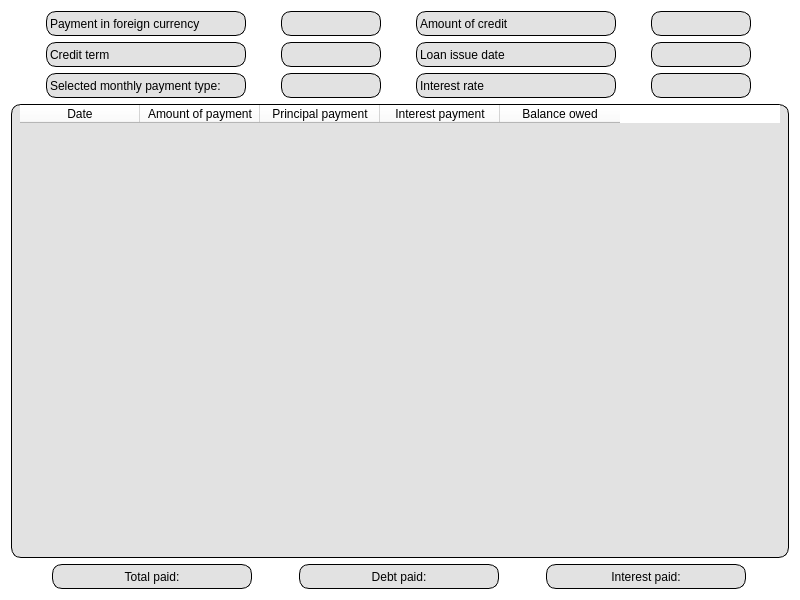
<?xml version="1.0" encoding="UTF-8"?>
<ui version="4.0">
 <class>s21_credit_table</class>
 <widget class="QWidget" name="s21_credit_table">
  <property name="geometry">
   <rect>
    <x>0</x>
    <y>0</y>
    <width>800</width>
    <height>600</height>
   </rect>
  </property>
  <property name="minimumSize">
   <size>
    <width>800</width>
    <height>600</height>
   </size>
  </property>
  <property name="windowTitle">
   <string>Form</string>
  </property>
  <property name="styleSheet">
   <string notr="true">background-color: rgb(255, 255, 255);</string>
  </property>
  <layout class="QVBoxLayout" name="verticalLayout">
   <item>
    <layout class="QHBoxLayout" name="info_layout_1">
     <property name="spacing">
      <number>0</number>
     </property>
     <item>
      <widget class="QLabel" name="currency_info">
       <property name="sizePolicy">
        <sizepolicy hsizetype="Fixed" vsizetype="Fixed">
         <horstretch>0</horstretch>
         <verstretch>0</verstretch>
        </sizepolicy>
       </property>
       <property name="minimumSize">
        <size>
         <width>200</width>
         <height>25</height>
        </size>
       </property>
       <property name="maximumSize">
        <size>
         <width>200</width>
         <height>25</height>
        </size>
       </property>
       <property name="styleSheet">
        <string notr="true">border-radius: 10px;
background-color: rgb(226, 226, 226);
color:black;
border: 1px solid black;</string>
       </property>
       <property name="text">
        <string>Payment in foreign currency</string>
       </property>
      </widget>
     </item>
     <item>
      <widget class="QLabel" name="currency_select">
       <property name="sizePolicy">
        <sizepolicy hsizetype="Fixed" vsizetype="Fixed">
         <horstretch>0</horstretch>
         <verstretch>0</verstretch>
        </sizepolicy>
       </property>
       <property name="minimumSize">
        <size>
         <width>50</width>
         <height>25</height>
        </size>
       </property>
       <property name="maximumSize">
        <size>
         <width>100</width>
         <height>25</height>
        </size>
       </property>
       <property name="styleSheet">
        <string notr="true">border-radius: 10px;
background-color: rgb(226, 226, 226);
color:black;
border: 1px solid black;</string>
       </property>
       <property name="text">
        <string/>
       </property>
       <property name="alignment">
        <set>Qt::AlignCenter</set>
       </property>
      </widget>
     </item>
     <item>
      <widget class="QLabel" name="amount_info">
       <property name="sizePolicy">
        <sizepolicy hsizetype="Fixed" vsizetype="Fixed">
         <horstretch>0</horstretch>
         <verstretch>0</verstretch>
        </sizepolicy>
       </property>
       <property name="minimumSize">
        <size>
         <width>200</width>
         <height>25</height>
        </size>
       </property>
       <property name="maximumSize">
        <size>
         <width>200</width>
         <height>25</height>
        </size>
       </property>
       <property name="styleSheet">
        <string notr="true">border-radius: 10px;
background-color: rgb(226, 226, 226);
color:black;
border: 1px solid black;</string>
       </property>
       <property name="text">
        <string>Amount of credit</string>
       </property>
      </widget>
     </item>
     <item>
      <widget class="QLabel" name="amount_select">
       <property name="sizePolicy">
        <sizepolicy hsizetype="Fixed" vsizetype="Fixed">
         <horstretch>0</horstretch>
         <verstretch>0</verstretch>
        </sizepolicy>
       </property>
       <property name="minimumSize">
        <size>
         <width>50</width>
         <height>25</height>
        </size>
       </property>
       <property name="maximumSize">
        <size>
         <width>100</width>
         <height>25</height>
        </size>
       </property>
       <property name="styleSheet">
        <string notr="true">border-radius: 10px;
background-color: rgb(226, 226, 226);
color:black;
border: 1px solid black;</string>
       </property>
       <property name="text">
        <string/>
       </property>
       <property name="alignment">
        <set>Qt::AlignCenter</set>
       </property>
      </widget>
     </item>
    </layout>
   </item>
   <item>
    <layout class="QHBoxLayout" name="info_layout_2">
     <property name="spacing">
      <number>0</number>
     </property>
     <item>
      <widget class="QLabel" name="term_info">
       <property name="sizePolicy">
        <sizepolicy hsizetype="Fixed" vsizetype="Fixed">
         <horstretch>0</horstretch>
         <verstretch>0</verstretch>
        </sizepolicy>
       </property>
       <property name="minimumSize">
        <size>
         <width>200</width>
         <height>25</height>
        </size>
       </property>
       <property name="maximumSize">
        <size>
         <width>200</width>
         <height>25</height>
        </size>
       </property>
       <property name="styleSheet">
        <string notr="true">border-radius: 10px;
background-color: rgb(226, 226, 226);
color:black;
border: 1px solid black;</string>
       </property>
       <property name="text">
        <string>Credit term</string>
       </property>
      </widget>
     </item>
     <item>
      <widget class="QLabel" name="term_select">
       <property name="sizePolicy">
        <sizepolicy hsizetype="Fixed" vsizetype="Fixed">
         <horstretch>0</horstretch>
         <verstretch>0</verstretch>
        </sizepolicy>
       </property>
       <property name="minimumSize">
        <size>
         <width>50</width>
         <height>25</height>
        </size>
       </property>
       <property name="maximumSize">
        <size>
         <width>100</width>
         <height>25</height>
        </size>
       </property>
       <property name="styleSheet">
        <string notr="true">border-radius: 10px;
background-color: rgb(226, 226, 226);
color:black;
border: 1px solid black;</string>
       </property>
       <property name="text">
        <string/>
       </property>
       <property name="alignment">
        <set>Qt::AlignCenter</set>
       </property>
      </widget>
     </item>
     <item>
      <widget class="QLabel" name="loan_info">
       <property name="sizePolicy">
        <sizepolicy hsizetype="Fixed" vsizetype="Fixed">
         <horstretch>0</horstretch>
         <verstretch>0</verstretch>
        </sizepolicy>
       </property>
       <property name="minimumSize">
        <size>
         <width>200</width>
         <height>25</height>
        </size>
       </property>
       <property name="maximumSize">
        <size>
         <width>200</width>
         <height>25</height>
        </size>
       </property>
       <property name="styleSheet">
        <string notr="true">border-radius: 10px;
background-color: rgb(226, 226, 226);
color:black;
border: 1px solid black;</string>
       </property>
       <property name="text">
        <string>Loan issue date</string>
       </property>
      </widget>
     </item>
     <item>
      <widget class="QLabel" name="loan_select">
       <property name="sizePolicy">
        <sizepolicy hsizetype="Fixed" vsizetype="Fixed">
         <horstretch>0</horstretch>
         <verstretch>0</verstretch>
        </sizepolicy>
       </property>
       <property name="minimumSize">
        <size>
         <width>50</width>
         <height>25</height>
        </size>
       </property>
       <property name="maximumSize">
        <size>
         <width>100</width>
         <height>25</height>
        </size>
       </property>
       <property name="styleSheet">
        <string notr="true">border-radius: 10px;
background-color: rgb(226, 226, 226);
color:black;
border: 1px solid black;</string>
       </property>
       <property name="text">
        <string/>
       </property>
       <property name="alignment">
        <set>Qt::AlignCenter</set>
       </property>
      </widget>
     </item>
    </layout>
   </item>
   <item>
    <layout class="QHBoxLayout" name="info_layout_3">
     <property name="spacing">
      <number>0</number>
     </property>
     <item>
      <widget class="QLabel" name="type_info">
       <property name="sizePolicy">
        <sizepolicy hsizetype="Fixed" vsizetype="Fixed">
         <horstretch>0</horstretch>
         <verstretch>0</verstretch>
        </sizepolicy>
       </property>
       <property name="minimumSize">
        <size>
         <width>200</width>
         <height>25</height>
        </size>
       </property>
       <property name="maximumSize">
        <size>
         <width>200</width>
         <height>25</height>
        </size>
       </property>
       <property name="styleSheet">
        <string notr="true">border-radius: 10px;
background-color: rgb(226, 226, 226);
color:black;
border: 1px solid black;</string>
       </property>
       <property name="text">
        <string>Selected monthly payment type:</string>
       </property>
      </widget>
     </item>
     <item>
      <widget class="QLabel" name="type_select">
       <property name="sizePolicy">
        <sizepolicy hsizetype="Fixed" vsizetype="Fixed">
         <horstretch>0</horstretch>
         <verstretch>0</verstretch>
        </sizepolicy>
       </property>
       <property name="minimumSize">
        <size>
         <width>50</width>
         <height>25</height>
        </size>
       </property>
       <property name="maximumSize">
        <size>
         <width>100</width>
         <height>25</height>
        </size>
       </property>
       <property name="styleSheet">
        <string notr="true">border-radius: 10px;
background-color: rgb(226, 226, 226);
color:black;
border: 1px solid black;</string>
       </property>
       <property name="text">
        <string/>
       </property>
       <property name="alignment">
        <set>Qt::AlignCenter</set>
       </property>
      </widget>
     </item>
     <item>
      <widget class="QLabel" name="rate_info">
       <property name="sizePolicy">
        <sizepolicy hsizetype="Fixed" vsizetype="Fixed">
         <horstretch>0</horstretch>
         <verstretch>0</verstretch>
        </sizepolicy>
       </property>
       <property name="minimumSize">
        <size>
         <width>200</width>
         <height>25</height>
        </size>
       </property>
       <property name="maximumSize">
        <size>
         <width>200</width>
         <height>25</height>
        </size>
       </property>
       <property name="styleSheet">
        <string notr="true">border-radius: 10px;
background-color: rgb(226, 226, 226);
color:black;
border: 1px solid black;</string>
       </property>
       <property name="text">
        <string>Interest rate</string>
       </property>
      </widget>
     </item>
     <item>
      <widget class="QLabel" name="rate_select">
       <property name="sizePolicy">
        <sizepolicy hsizetype="Fixed" vsizetype="Fixed">
         <horstretch>0</horstretch>
         <verstretch>0</verstretch>
        </sizepolicy>
       </property>
       <property name="minimumSize">
        <size>
         <width>50</width>
         <height>25</height>
        </size>
       </property>
       <property name="maximumSize">
        <size>
         <width>100</width>
         <height>25</height>
        </size>
       </property>
       <property name="styleSheet">
        <string notr="true">border-radius: 10px;
background-color: rgb(226, 226, 226);
color:black;
border: 1px solid black;</string>
       </property>
       <property name="text">
        <string/>
       </property>
       <property name="alignment">
        <set>Qt::AlignCenter</set>
       </property>
      </widget>
     </item>
    </layout>
   </item>
   <item>
    <widget class="QTableWidget" name="table">
     <property name="sizePolicy">
      <sizepolicy hsizetype="Preferred" vsizetype="Preferred">
       <horstretch>0</horstretch>
       <verstretch>0</verstretch>
      </sizepolicy>
     </property>
     <property name="styleSheet">
      <string notr="true">QTableWidget::item:selected {
	background-color: rgb(175, 97, 33);
	color: rgb(255, 255, 255);
}

QTableWidget {
    border-radius: 10px;
    padding: 0 8px;
	background-color: rgb(226, 226, 226);
	color:black;
	color: rgb(0, 0, 0);
	gridline-color: rgb(0, 0, 0);
	border: 1px solid black;
}</string>
     </property>
     <property name="rowCount">
      <number>0</number>
     </property>
     <property name="columnCount">
      <number>5</number>
     </property>
     <attribute name="horizontalHeaderDefaultSectionSize">
      <number>120</number>
     </attribute>
     <attribute name="verticalHeaderDefaultSectionSize">
      <number>50</number>
     </attribute>
     <column>
      <property name="text">
       <string>Date</string>
      </property>
     </column>
     <column>
      <property name="text">
       <string>Amount of payment</string>
      </property>
     </column>
     <column>
      <property name="text">
       <string>Principal payment</string>
      </property>
     </column>
     <column>
      <property name="text">
       <string>Interest payment</string>
      </property>
     </column>
     <column>
      <property name="text">
       <string>Balance owed</string>
      </property>
     </column>
    </widget>
   </item>
   <item>
    <layout class="QHBoxLayout" name="result_layout">
     <item>
      <widget class="QLabel" name="total_info">
       <property name="sizePolicy">
        <sizepolicy hsizetype="Fixed" vsizetype="Fixed">
         <horstretch>0</horstretch>
         <verstretch>0</verstretch>
        </sizepolicy>
       </property>
       <property name="minimumSize">
        <size>
         <width>80</width>
         <height>25</height>
        </size>
       </property>
       <property name="maximumSize">
        <size>
         <width>200</width>
         <height>25</height>
        </size>
       </property>
       <property name="styleSheet">
        <string notr="true">border-radius: 10px;
background-color: rgb(226, 226, 226);
color:black;
border: 1px solid black;</string>
       </property>
       <property name="text">
        <string>Total paid:</string>
       </property>
       <property name="alignment">
        <set>Qt::AlignCenter</set>
       </property>
      </widget>
     </item>
     <item>
      <widget class="QLabel" name="debt_info">
       <property name="sizePolicy">
        <sizepolicy hsizetype="Fixed" vsizetype="Fixed">
         <horstretch>0</horstretch>
         <verstretch>0</verstretch>
        </sizepolicy>
       </property>
       <property name="minimumSize">
        <size>
         <width>80</width>
         <height>25</height>
        </size>
       </property>
       <property name="maximumSize">
        <size>
         <width>200</width>
         <height>25</height>
        </size>
       </property>
       <property name="styleSheet">
        <string notr="true">border-radius: 10px;
background-color: rgb(226, 226, 226);
color:black;
border: 1px solid black;</string>
       </property>
       <property name="text">
        <string>Debt paid:</string>
       </property>
       <property name="alignment">
        <set>Qt::AlignCenter</set>
       </property>
      </widget>
     </item>
     <item>
      <widget class="QLabel" name="interest_info">
       <property name="sizePolicy">
        <sizepolicy hsizetype="Fixed" vsizetype="Fixed">
         <horstretch>0</horstretch>
         <verstretch>0</verstretch>
        </sizepolicy>
       </property>
       <property name="minimumSize">
        <size>
         <width>80</width>
         <height>25</height>
        </size>
       </property>
       <property name="maximumSize">
        <size>
         <width>200</width>
         <height>25</height>
        </size>
       </property>
       <property name="styleSheet">
        <string notr="true">border-radius: 10px;
background-color: rgb(226, 226, 226);
color:black;
border: 1px solid black;</string>
       </property>
       <property name="text">
        <string>Interest paid:</string>
       </property>
       <property name="alignment">
        <set>Qt::AlignCenter</set>
       </property>
      </widget>
     </item>
    </layout>
   </item>
  </layout>
 </widget>
 <resources/>
 <connections/>
</ui>
